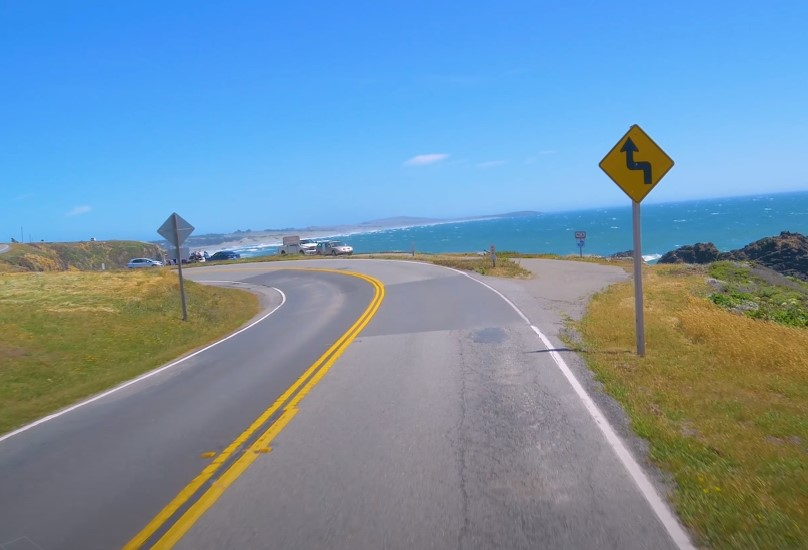
#> input picture BFMC/src/Detection/TESTDATA/isok.jpg, 808 x 550 px
$ python -i LANE.py   (imports and definitions only)
#> lines starting #> are read from the running program, lines starting #| are printed output that depends on the picture; after the words box and inside, x2 and y2 are one past the last pixel; in counts of white or black regions, pixels touching at a corner belong together
#> further down, picture is the input picture: shape (550, 808, 3); mean B, G, R 167.3, 145.4, 115.7
import cv2
import numpy as np

# [7 lines left out: function wrapping, not called in this run]

def color_filter(image, isyellow=False):
#> called with isyellow = False
    hls = cv2.cvtColor(image, cv2.COLOR_BGR2HLS)
#> hls: shape (550, 808, 3); mean of channels 0, 1, 2 95, 141.2, 123.3
    # hls = cv2.cvtColor(image, cv2.COLOR_BGR2HSV)

    lower = np.array([20, 150, 20])
    upper = np.array([255, 255, 255])
    if isyellow:
        yellow_lower = np.array([0, 85, 81])
        yellow_upper = np.array([190, 255, 255])

        yellow_mask = cv2.inRange(hls, yellow_lower, yellow_upper)
        white_mask = cv2.inRange(hls, lower, upper)
        mask = cv2.bitwise_or(yellow_mask, white_mask)
        masked = cv2.bitwise_and(image, image, mask = mask)

        return masked
    else:
        mask = cv2.inRange(hls, lower, upper)
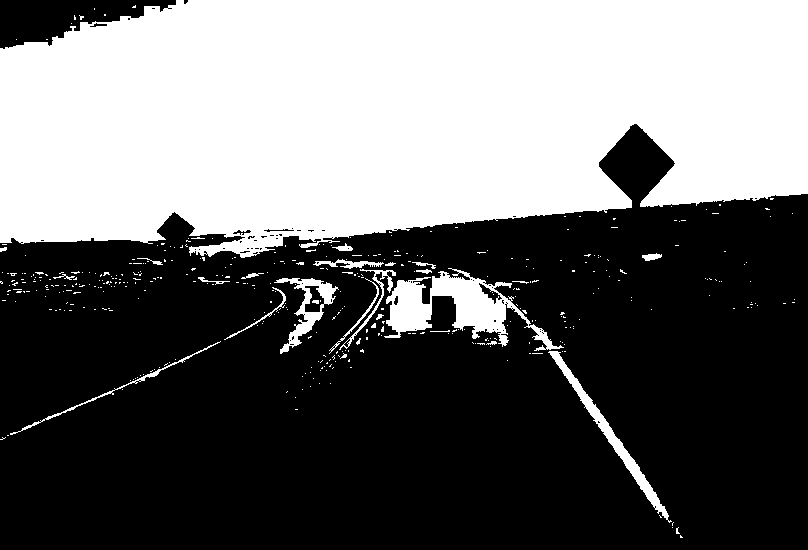
#> mask: shape (550, 808); 41.7% white; 413 white regions (389 under 20 px), largest, box (x1, y1, x2, y2) and area: (0, 0, 808, 258) 173645, (384, 268, 564, 351) 5271, (548, 351, 672, 523) 1789
        masked = cv2.bitwise_and(image, image, mask = mask)
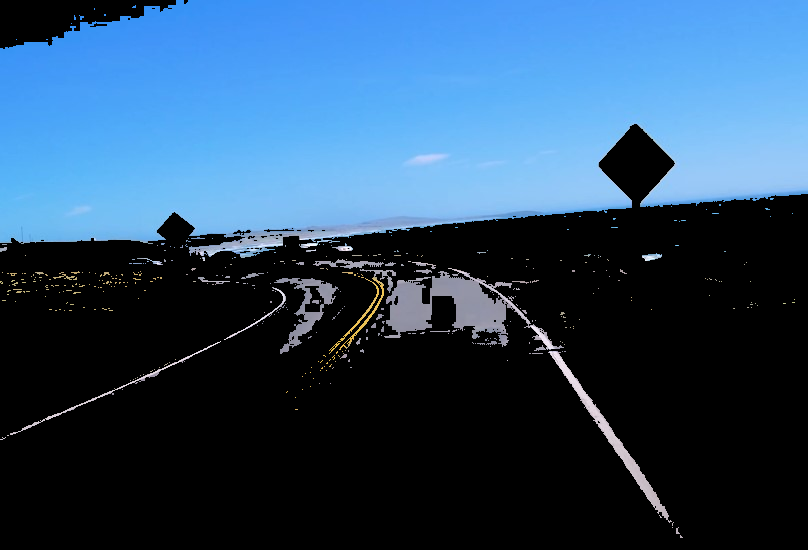
#> masked: shape (550, 808, 3); mean B, G, R 101.2, 73.3, 43.4
        cv2.imshow("ooo3", masked)
        return masked

# [139 lines left out: functions roi, plothistogram, slide_window_search, draw_lane_lines, LANEBYHLS, drawLANEBYHLS, not called in this run]

>>> import cv2
>>> picture = cv2.imread('../TESTDATA/isok.jpg')
>>> result = color_filter(picture)
